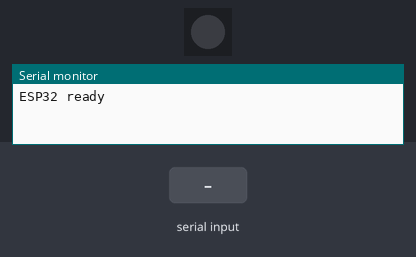
A sketch run on a simulated ESP32-S3. Parts: 1 RGB LEDs in strip order, left to right, the last lines printed to the serial monitor. The inputs (shaded band) are chosen by the test bench.

Above: at 1.7 s.
1.8 s: "BLUE_ON\n" received over Serial
At 2.1 s:
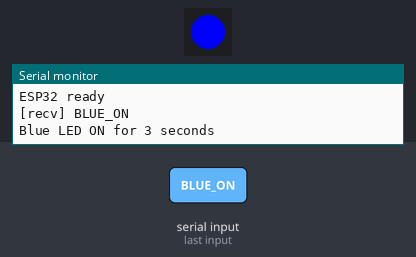
3.3 s: "1\n" received over Serial
Timing chart, 0 to 6.3 s (numbered marks = the images above; inputs shaded):
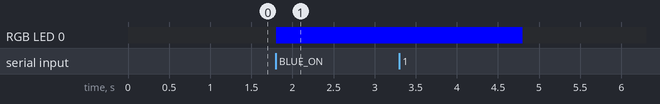

The sketch:

esp32tocat.ino
```cpp
#include <Adafruit_NeoPixel.h>

// ESP32-S3 DevKitC-1 板载 WS2812 LED 接在 GPIO48
#define LED_PIN 48
#define LED_COUNT 1

Adafruit_NeoPixel strip(LED_COUNT, LED_PIN, NEO_GRB + NEO_KHZ800);

void setup() {
    Serial.begin(115200);
    strip.begin();
    strip.show();               // 初始化关灯
    delay(500);
    Serial.println("ESP32 ready");
}

void loop() {
    if (Serial.available()) {
        String cmd = Serial.readStringUntil('\n');
        cmd.trim();
        Serial.print("[recv] ");
        Serial.println(cmd);

        if (cmd == "BLUE_ON") {
            Serial.println("Blue LED ON for 3 seconds");
            // 蓝色：R=0, G=0, B=255
            strip.setPixelColor(0, strip.Color(0, 0, 255));
            strip.show();
            delay(3000);
            strip.clear();
            strip.show();
            Serial.println("Blue LED OFF");
        } else {
            Serial.println("unknown cmd");
        }
    }
}
```

Measured:
- after the input at 1.8 s, RGB LED 0: off → RGB(0, 0, 255) at once
